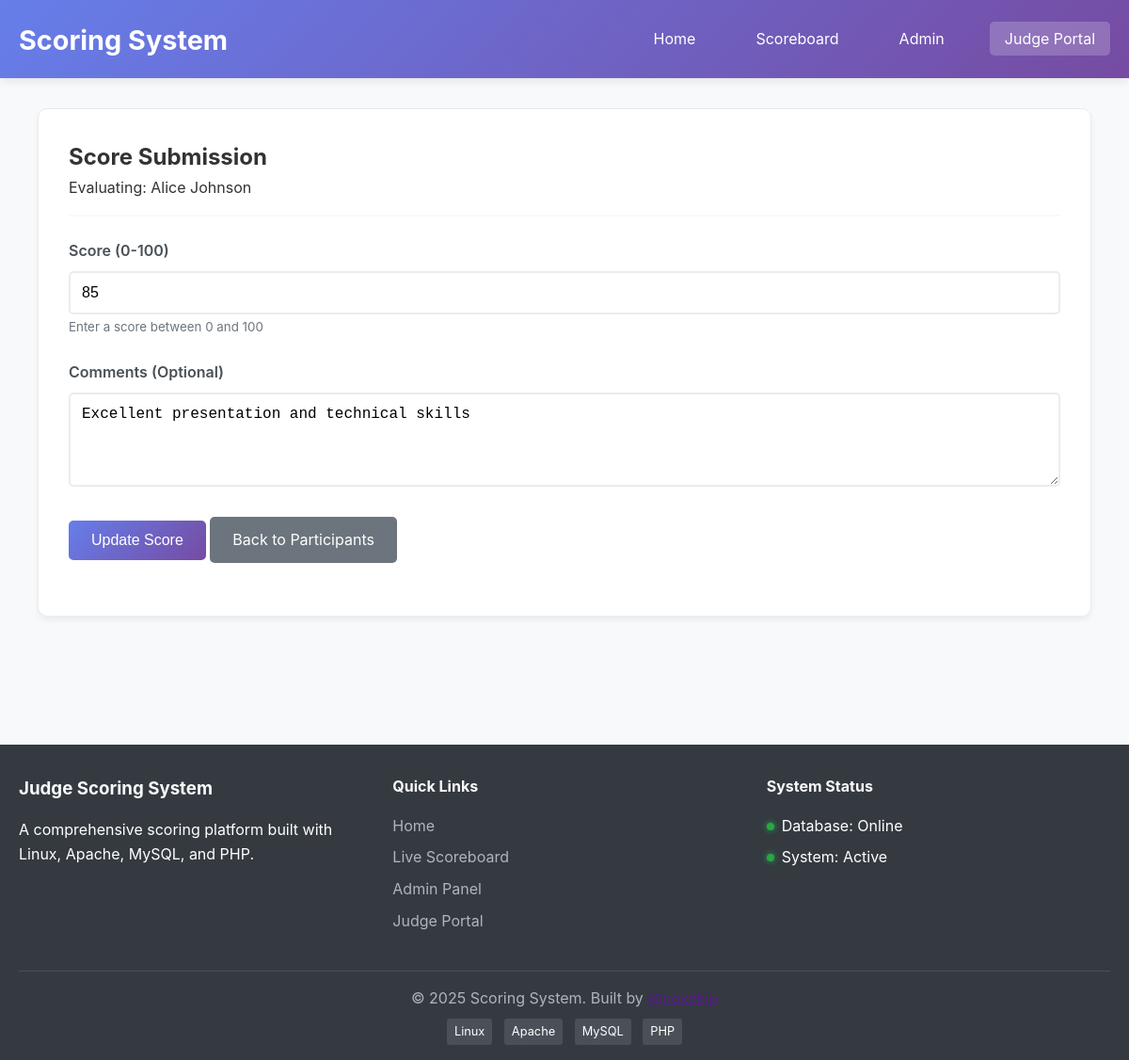
/judge/submit_score.php?user_id=1, run on the app's committed database.
### tables this page shows
CREATE TABLE users (
    id INT PRIMARY KEY AUTO_INCREMENT,
    username VARCHAR(50) UNIQUE NOT NULL,
    display_name VARCHAR(100) NOT NULL,
    email VARCHAR(100),
    created_at TIMESTAMP DEFAULT CURRENT_TIMESTAMP,
    updated_at TIMESTAMP DEFAULT CURRENT_TIMESTAMP ON UPDATE CURRENT_TIMESTAMP
);

CREATE TABLE scores (
    id INT PRIMARY KEY AUTO_INCREMENT,
    user_id INT NOT NULL,
    judge_id INT NOT NULL,
    points INT NOT NULL CHECK (points >= 0 AND points <= 100),
    comments TEXT,
    created_at TIMESTAMP DEFAULT CURRENT_TIMESTAMP,
    updated_at TIMESTAMP DEFAULT CURRENT_TIMESTAMP ON UPDATE CURRENT_TIMESTAMP,
    FOREIGN KEY (user_id) REFERENCES users(id) ON DELETE CASCADE,
    FOREIGN KEY (judge_id) REFERENCES judges(id) ON DELETE CASCADE,
    UNIQUE KEY unique_judge_user (judge_id, user_id)
);

### includes/functions.php (called while the page is built, shortened)
<?php
function getExistingScore($judgeId, $userId) {
    try {
        $pdo = getDbConnection();
        $stmt = $pdo->prepare("SELECT * FROM scores WHERE judge_id = ? AND user_id = ?");
        $stmt->execute([$judgeId, $userId]);
        return $stmt->fetch();
    } catch (Exception $e) {
        error_log("Error checking existing score: " . $e->getMessage());
        return false;
    }
}
function getUserById($userId) {
    try {
        $pdo = getDbConnection();
        $stmt = $pdo->prepare("SELECT * FROM users WHERE id = ?");
        $stmt->execute([$userId]);
        return $stmt->fetch();
    } catch (Exception $e) {
        error_log("Error fetching user: " . $e->getMessage());
        return false;
    }
}
?>

### judge/submit_score.php (the view, shortened to what this page needs)
<?php
require_once __DIR__ . '/../includes/header.php';
require_once __DIR__ . '/../includes/functions.php';
$judge_id = 1;
$user_id = isset($_GET['user_id']) ? (int)$_GET['user_id'] : 0;
$user = getUserById($user_id);
$existing_score = getExistingScore($judge_id, $user_id);
?>
<div class="container">
    <div class="card">
        <div class="card-header">
            <h2>Score Submission</h2>
            <p>Evaluating: <?= htmlspecialchars($user['display_name']) ?></p>
        </div>
        <form method="post" class="score-form">
            <div class="form-group">
                <label for="points">Score (0-100)</label>
                <input type="number" id="points" name="points"
                       min="0" max="100"
                       value="<?= $existing_score['points'] ?? '' ?>"
                       class="form-control" required>
                <small class="text-muted">Enter a score between 0 and 100</small>
            </div>
            <div class="form-group">
                <label for="comments">Comments (Optional)</label>
                <textarea id="comments" name="comments" class="form-control" rows="4"><?=
                    htmlspecialchars($existing_score['comments'] ?? '')
                ?></textarea>
            </div>
            <div class="form-group">
                <button type="submit" class="btn btn-primary">
                    <?= $existing_score ? 'Update Score' : 'Submit Score' ?>
                </button>
                <a href="select_user.php" class="btn btn-secondary">Back to Participants</a>
            </div>
        </form>
    </div>
</div>
<?php require_once __DIR__ . '/../includes/footer.php'; ?>

### assets/css/style.css (style rules this page uses)
* { margin: 0; padding: 0; box-sizing: border-box; }
body { font-family: -apple-system, BlinkMacSystemFont, 'Segoe UI', Roboto, Oxygen, Ubuntu, Cantarell, sans-serif; line-height: 1.6; color: #333; background-color: #f8f9fa; }
.container { max-width: 1200px; margin: 0 auto; padding: 0 20px; }
.card { background: white; border-radius: 10px; padding: 2rem; margin-bottom: 2rem; box-shadow: 0 4px 6px rgba(0,0,0,0.05); border: 1px solid #e9ecef; }
.card-header { border-bottom: 2px solid #f8f9fa; padding-bottom: 1rem; margin-bottom: 1.5rem; }
.btn { display: inline-block; padding: 0.75rem 1.5rem; border: none; border-radius: 5px; cursor: pointer; text-decoration: none; font-size: 1rem; transition: all 0.3s ease; text-align: center; }
.btn-primary { background: linear-gradient(135deg, #667eea 0%, #764ba2 100%); color: white; }
.btn-secondary { background: #6c757d; color: white; }
.form-group { margin-bottom: 1.5rem; }
.form-group label { display: block; margin-bottom: 0.5rem; font-weight: 600; color: #495057; }
.form-control { width: 100%; padding: 0.75rem; border: 2px solid #e9ecef; border-radius: 5px; font-size: 1rem; transition: border-color 0.3s ease; }
.text-muted { color: #6c757d; }

### data on the page
users: display_name "Alice Johnson"
scores: points "85", comments "Excellent presentation and technical skills"
